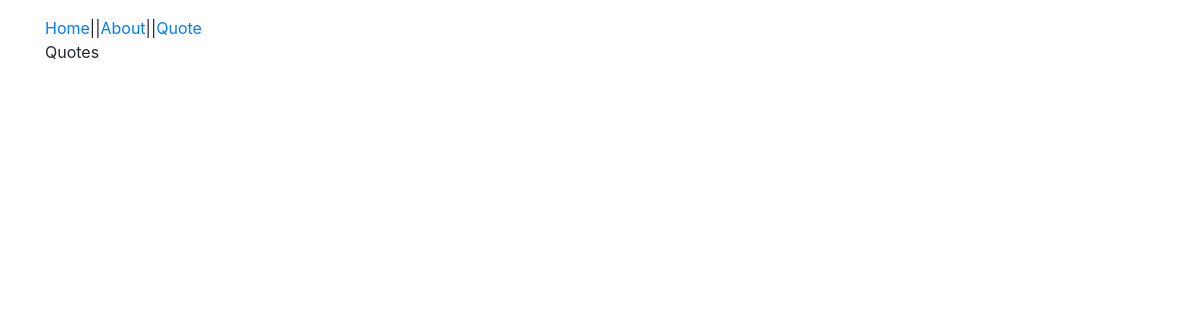
The app's page /quote/, older data.
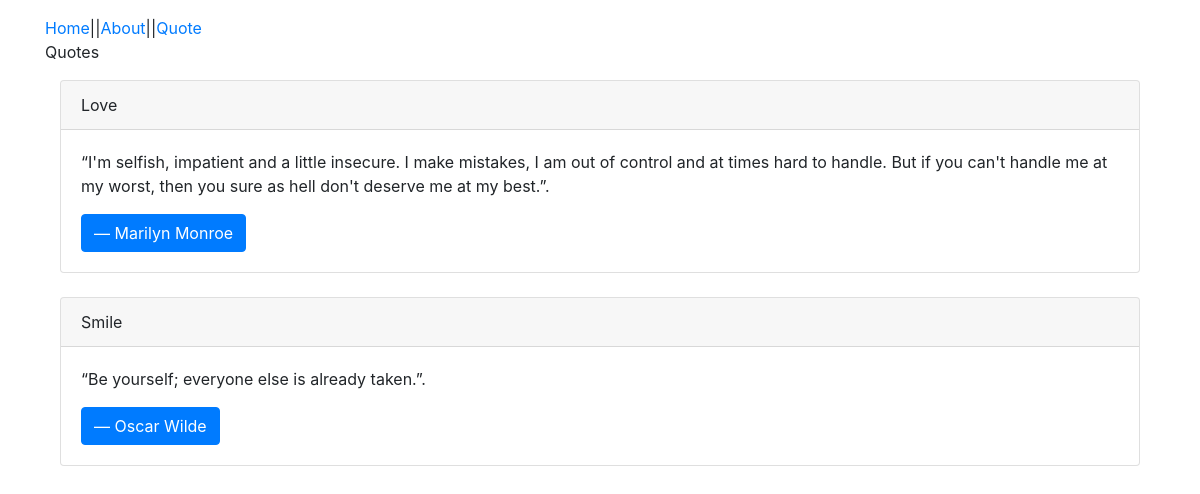
The same page, newer data.
### webapp/models.py (models this page shows, shortened)
class Quote(models.Model):
    quote = models.TextField()
    author = models.CharField(max_length=200)
    quote_category = models.ForeignKey(QuoteCategory, on_delete=models.CASCADE)

class QuoteCategory(models.Model):
    title = models.CharField(max_length=30)

### webapp/views.py (the view)
# urls.py: path('quote/', views.QuotesView.as_view(), name='quote'),
class QuotesView(ListView):
    template_name = 'quote.html'
    model = Quote
    def get_queryset(self):
        query_set = super().get_queryset()
        return query_set.select_related('quote_category')

### templates/quote.html
{% extends 'base.html' %}
{% block body %}
<p>Quotes</p>
<div class="container">
    {% for quote in object_list %}
    <div class="card">
        <div class="card-header">
        {{quote.quote_category.title}}
    </div>
    <div class="card-body">
        <p class="card-text">{{quote.quote}}.</p>
        <a href="#" class="btn btn-primary">{{quote.author}}</a>
    </div>
    </div>
    <br>
    {% endfor %}
</div>
{% endblock %}

### templates/base.html (shortened to what this page needs)
<!DOCTYPE html>
<html lang="en">
<head>
    <link rel="stylesheet" href="https://maxcdn.bootstrapcdn.com/bootstrap/4.0.0/css/bootstrap.min.css">
</head>
<body>
    <div class="container mt-3">
        <nav>
            <a href="/">Home</a>||<a href="{% url 'about' %}">About</a>||<a href="{% url 'quote' %}">Quote</a>
        </nav>
    {% block body %}
    {% endblock %}
    </div>
</body>
</html>

Row changes from the older to the newer data that the page shows:
added Quote: quote_category "Love", quote "“I'm selfish, impatient and a little insecure. I make mistakes, I am out of control and at times hard to handle. But if you can't handle me at my worst, then you sure as hell don't deserve me at my best.”", author "― Marilyn Monroe"
added Quote: quote_category "Smile", quote "“Be yourself; everyone else is already taken.”", author "― Oscar Wilde"
